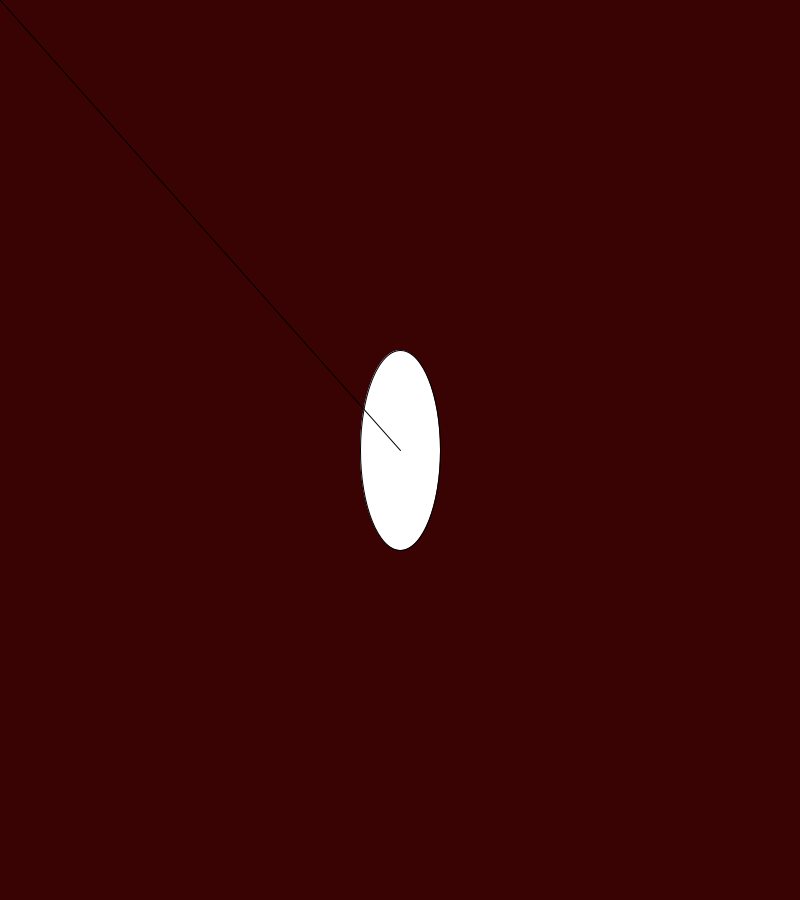
Frame 1 (no input)
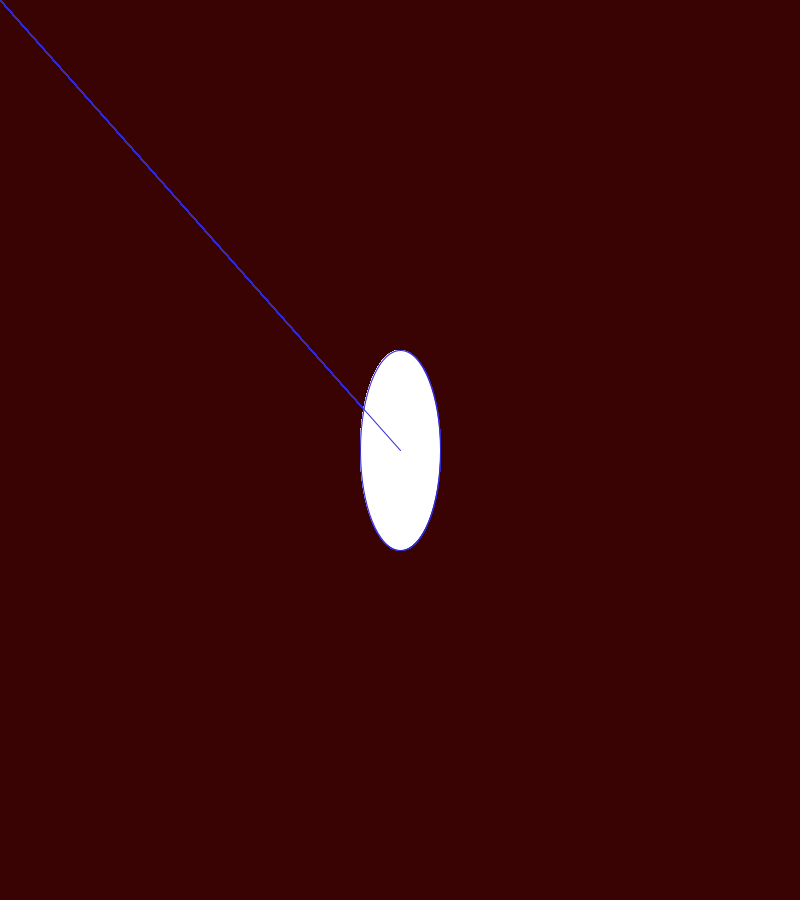
Frame 60 (the mouse pressed at the canvas centre just before this capture)
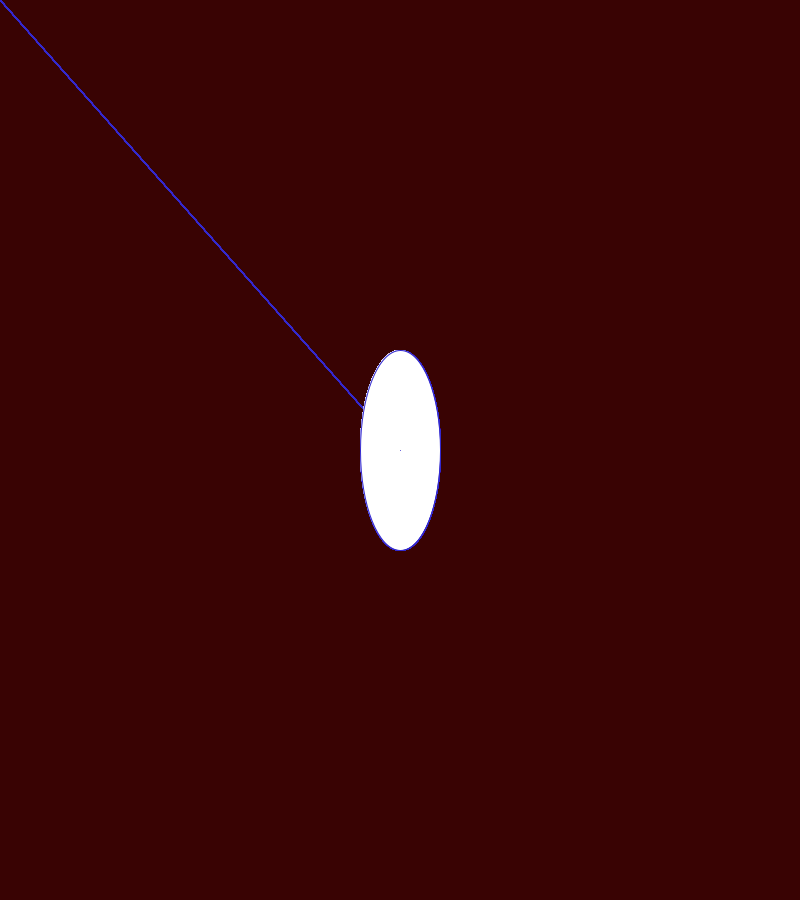
Frame 120 (the mouse held since frame 60 and released just before this capture)

The Processing sketch that drew these frames (run headless with seeded random() and noise(); from frame 60 on, the mouse is pressed at the canvas centre):

// Processing sketch: processing_187579
// ── processing_187579.pde


//1
void setup()
{
 size(800,900);
  background(#390303);
  frameRate(1710);
}

//25
void draw()
{
for(int i=1; i<=200; i++);{
ellipse(width/2,height/2,80,200);
line(mouseX,mouseY,width/2,height/2);
stroke(#342ACE);
 }
}
